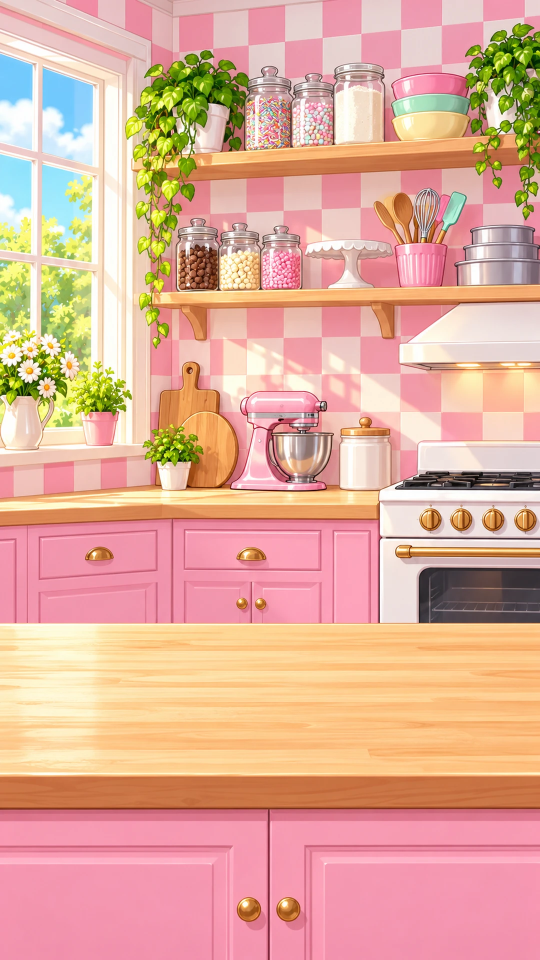
#> input picture art/cupcake/BG2-kitchen.webp, 1080 x 1920 px, found by its file name (shown at 1/2 size)
$ python -i film_template.py   (imports and definitions only)
#> lines starting #> are read from the running program, lines starting #| are printed output that depends on the picture; after the words box and inside, x2 and y2 are one past the last pixel; in counts of white or black regions, pixels touching at a corner belong together
"""Family film renderer + editable timeline (TEMPLATE, from a 77th-birthday "TV special" project).
Names are placeholders: STAR = the person being celebrated, PARTNER, KID, GRANDKIDS. Photo keys (p01, b03_12...) refer to
that project's files; replace the TIMELINE section with the new project's shots.

Film = cold open + song 1 (to its 2nd stop) + station break + song 2 (full) + song 1 (from its break) + tail.
Every shot is listed in TIMELINE below with its film start/end; edit there and re-render.

Usage:
  python3 -I film.py <scratch> stills t1 t2 ...        # write stills for checking
  python3 -I film.py <scratch> frames <start> <end> <out.mp4>   # render a range (video only)
  python3 -I film.py <scratch> info                     # print timeline + duration
"""
import sys, os, json, math, functools
import numpy as np, cv2
from PIL import Image, ImageDraw, ImageFont, ImageFilter, ImageOps, ImageEnhance

S = sys.argv[1]
W, H, FPS = 1920, 1080, 30
ART, FONTS = f"{S}/media/art", f"{S}/fonts"
# [3 lines not run here, left out]
# [1 line that did not run here, left out]
# [1 line that did not run here, left out]

NAVY, RED, GOLD, CREAM = (29, 42, 79), (163, 32, 42), (196, 154, 60), (240, 223, 185)
SLAB, OSW, OSW_R, VT = "roboto-slab-latin-700-normal.woff", "oswald-latin-700-normal.woff", "oswald-latin-400-normal.woff", "vt323-latin-400-normal.woff"

# ---------------------------------------------------------------- film clock
COLD = 5.4                     # cold open length; song 1 starts here
S1_CUT = 118.65                # song-1 time where part A ends (downbeat of bar 58, after the drum fill)
BUMP = 3.0                     # "we'll be right back" bumper
S2_LEN = 174.84
S2_AT = COLD + S1_CUT + BUMP   # film time song 2 starts
# [1 line that did not run here, left out]
S1B_AT = S2_AT + S2_LEN + 0.5  # film time part B starts
S1_END = 196.82
TAIL = 2.0
# [1 line that did not run here, left out]
def f1(s): return COLD + s if s <= S1_CUT + 1e-6 else S1B_AT + (s - S1B_FROM)
def f2(t): return S2_AT + t

def ease(x): x = min(max(x, 0.0), 1.0); return x * x * (3 - 2 * x)
def lerp(a, b, t): return a + (b - a) * t
def lerp_rect(a, b, t): return tuple(lerp(p, q, t) for p, q in zip(a, b))
def clamp(v, lo, hi): return max(lo, min(hi, v))

@functools.lru_cache(None)
def font(name, size): return ImageFont.truetype(f"{FONTS}/{name}", size)

# ---------------------------------------------------------------- assets
# [7 lines left out: function photo, not called in this run]

def boxes(key): return FB[key]["boxes"]

@functools.lru_cache(None)
def art(name, mode="RGB"):
#> called with name = '../../../../art/cupcake/BG2-kitchen.webp', mode = 'RGB'
    return Image.open(f"{ART}/{name}").convert(mode).resize((W, H), Image.LANCZOS)
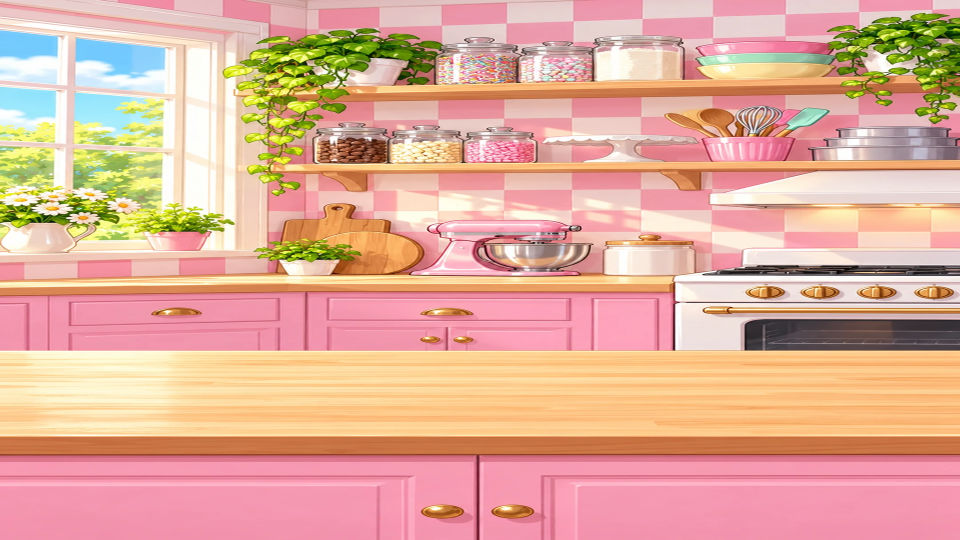
#> returned value: PIL image 1920x1080 RGB (shown at 1/2 size); mean R, G, B 225.1, 173.7, 154.1

@functools.lru_cache(None)
def holes(name, thresh=18, minarea=40000, region=None):
    """Blank screen/print areas of an art plate: list of (quad 4x2 TL,TR,BR,BL, mask float HxW, bbox)."""
    im = np.asarray(art(name)); g = cv2.cvtColor(im, cv2.COLOR_RGB2GRAY)
#> after `g = cv2.cvtColor(im, cv2.COLOR_RGB2GRAY)`:
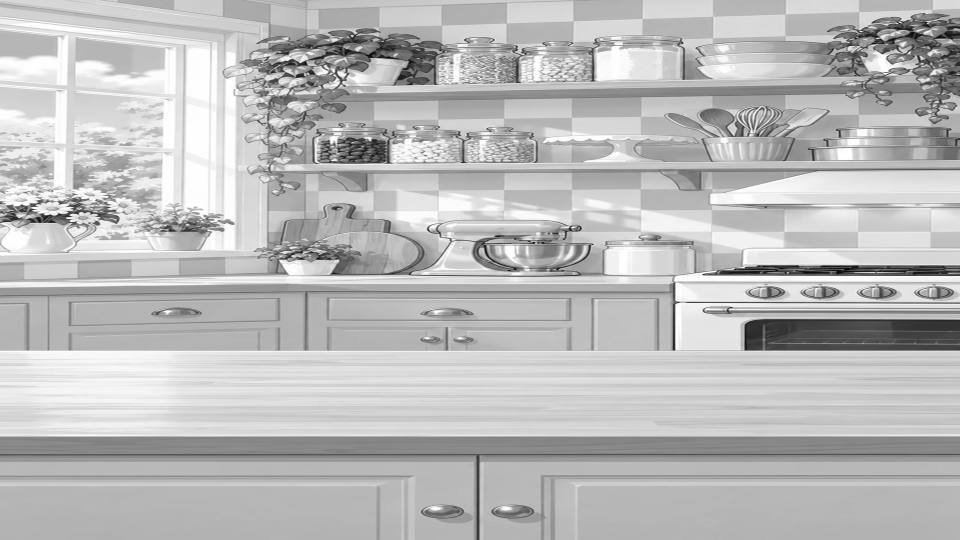
#> g: shape (1080, 1920) (shown at 1/2 size); min 1, max 255, mean 186.8
    m = (g < thresh).astype(np.uint8)
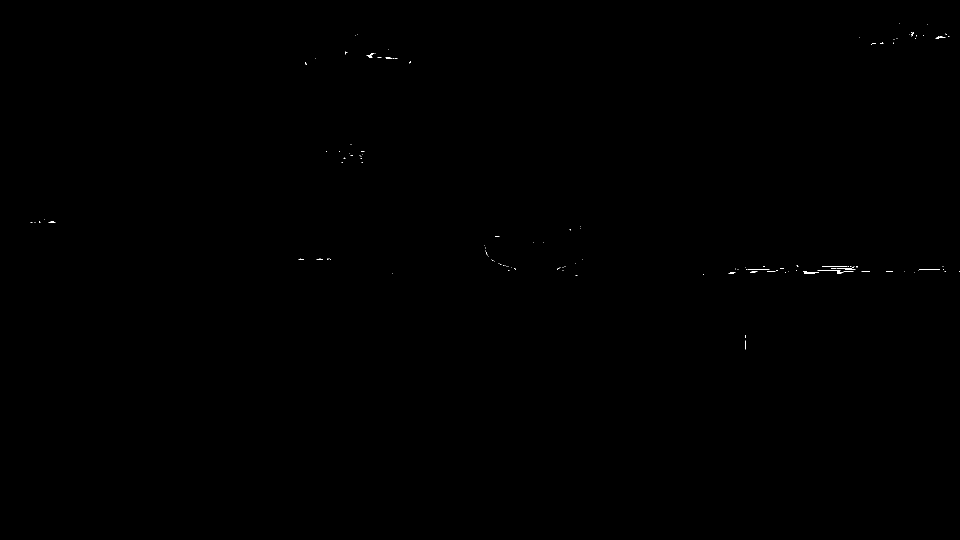
#> m: shape (1080, 1920) (shown at 1/2 size); values 0 (black) and 1 (white), 0.05% white in thin lines or dots, all inside (x1, y1, x2, y2) = (61, 46, 1920, 700)
    if region: x0, y0, x1, y1 = region; r = np.zeros_like(m); r[y0:y1, x0:x1] = 1; m *= r
    m = cv2.morphologyEx(m, cv2.MORPH_OPEN, np.ones((5, 5), np.uint8))
#> m: shape (1080, 1920); every value is 0
    n, lab, st, _ = cv2.connectedComponentsWithStats(m)
#> lab: shape (1080, 1920) int32; every value is 0
#> n = 1; st = [[0, 0, 1920, 1080, 2073600]]
    out = []
    for i in range(1, n):
        if st[i][4] < minarea: continue
        cnts, _ = cv2.findContours((lab == i).astype(np.uint8), cv2.RETR_EXTERNAL, cv2.CHAIN_APPROX_SIMPLE)
        hull = cv2.convexHull(max(cnts, key=cv2.contourArea))
        quad = None
        for eps in np.linspace(0.005, 0.08, 30):
            ap = cv2.approxPolyDP(hull, eps * cv2.arcLength(hull, True), True)
            if len(ap) == 4: quad = ap.reshape(4, 2).astype(np.float32); break
        if quad is None: quad = cv2.boxPoints(cv2.minAreaRect(hull)).astype(np.float32)
        s = quad.sum(1); d = np.diff(quad, axis=1).ravel()
        quad = np.array([quad[np.argmin(s)], quad[np.argmin(d)], quad[np.argmax(s)], quad[np.argmax(d)]], np.float32)
        mk = np.zeros((H, W), np.uint8); cv2.fillPoly(mk, [hull], 255)
        mk = cv2.dilate(mk, np.ones((5, 5), np.uint8)); mk = cv2.GaussianBlur(mk, (5, 5), 0)
        x, y, w, h = [int(v) for v in st[i][:4]]
        out.append((quad, mk.astype(np.float32) / 255.0, (x, y, w, h)))
#> after the loop, out = []
    return sorted(out, key=lambda r: (round(r[2][1] / 150), r[2][0]))

# ---------------------------------------------------------------- crops
# [26 lines left out: functions crop_rect, faces_center, auto_mode, not called in this run]

def extent(img, rect, size=(W, H), resample=Image.BICUBIC):
    x, y, w, h = rect
    return img.transform(size, Image.EXTENT, (x, y, x + w, y + h), resample)

# [120 lines left out: functions zoomed, fit_layers, render_photo, screen_content, quad_size, put_screen and 3 more, not called in this run]

def zoom_view(z, cx, cy):
    vw, vh = W / z, H / z
    return (clamp(cx - vw / 2, 0, W - vw), clamp(cy - vh / 2, 0, H - vh), vw, vh)

# ---------------------------------------------------------------- baked plates (text on art)
# [84 lines left out: functions slate, edit_bay_plate, wrap_plate, card_plate, vhs_plate, bumper_plate and 3 more, not called in this run]

# ---------------------------------------------------------------- overlays
LT = None
# [56 lines left out: functions lower_third, viewfinder, caption_strip, take_tag, pause_osd, title_overlay, not called in this run]

def flash(frame, k):
    if k <= 0: return frame
    return Image.blend(frame, Image.new("RGB", (W, H), (255, 255, 255)), min(1.0, k))

def u8(a): return Image.fromarray(np.clip(a, 0, 255).astype(np.uint8))

def fade(img, k): return Image.fromarray((np.asarray(img, np.float32) * k).astype(np.uint8))

# [20 lines left out: functions crt_off, vhs_glitch, not called in this run]

STRIPES = None
# [6 lines left out: function stripe_wipe, not called in this run]

# ---------------------------------------------------------------- shot types (fn(local_t, dur, abs_t) -> PIL)
def Photo(key, move="in", **kw):
    return lambda t, d, T: render_photo(key, t / d, move, **kw)

def Bars(): return lambda t, d, T: bars_img()
def Black(): return lambda t, d, T: Image.new("RGB", (W, H))
def Leader(n, start_frac=0.0): return lambda t, d, T: leader(n, start_frac + (1 - start_frac) * t / max(d, 1e-6))
def Card(fn, z0=1.0, z1=1.04, cx=W / 2, cy=H / 2):
    return lambda t, d, T: extent(fn(), zoom_view(lerp(z0, z1, ease(t / d)), cx, cy))

def Plate(name, screens=(), z0=1.0, z1=1.05, focus=None, base=None, hole_args=None, push=None):
    """screens: list of (hole_index, photo_key, on_at_seconds, style). push=(hole_index, t0, t1, key) pushes into a screen."""
    hs = holes(name, **(hole_args or {}))
#> hs = []
    fx, fy = focus if focus else (W / 2, H / 2)
    # [18 lines left out: function fn, not called in this run]
    return fn

# [9 lines left out: function Seq, not called in this run]

# ---------------------------------------------------------------- credits
CREDITS = [("THE STAR NAME", 84, GOLD), ("BIRTHDAY SPECIAL", 84, GOLD), ("", 40, CREAM),
           ("STARRING", 40, GOLD), ("STAR NAME", 70, CREAM), ("\"NICKNAME\"", 52, CREAM), ("", 40, CREAM),
           ("CO-STARRING", 40, GOLD), ("PARTNER", 70, CREAM), ("", 40, CREAM),
           ("FEATURING", 40, GOLD), ("KID", 70, CREAM), ("", 40, CREAM),
           ("THE GRANDKIDS", 40, GOLD), ("GRANDKID  •  GRANDKID  •  GRANDKID", 56, CREAM), ("GRANDKID  •  GRANDKID  •  GRANDKID", 56, CREAM), ("", 40, CREAM),
           ("CAMERA", 40, GOLD), ("THE FAMILY", 60, CREAM), ("", 40, CREAM),
           ("DIRECTOR", 40, GOLD), ("STAR NAME", 60, CREAM), ("77 YEARS EXPERIENCE", 40, CREAM), ("", 40, CREAM),
           ("NO PUMPKINS WERE HARMED", 40, CREAM), ("IN THE MAKING OF THIS SPECIAL", 40, CREAM)]

# [57 lines left out: functions credits_strip, Credits, ColdOpen, Clapper, not called in this run]

# ---------------------------------------------------------------- TIMELINE
# (film_start, film_end, shot_fn, crossfade_in_seconds)
T = []
SRC = {}
# [5 lines left out: function add, not called in this run]
O = []   # overlays: (film_start, film_end, fn(frame, local_t, dur, abs_t))
def ov(a, b, fn): O.append((a, b, fn))

def S1(n): return f1(D1[n])   # film time of song-1 bar n
def S2(n): return f2(D2[n])

# Cold open (no music)
# [3 lines not run here, left out]

# Song 1 part A. Line times marked by the user from the preview (song time): verse 1 at 18.6,
# "Camera on his shoulder" ~20-22.6, "count it down... three, two" at 35.6; chorus 1 = bar 19.
V1 = 18.6; CD1 = 35.6; CD2 = 116.3          # verse 1 start, countdowns (song time)
# Intro: ON AIR studio + title (title sits low, clear of the star's face), then the edit bay "chapters"
# [2 lines not run here, left out]
DESK = dict(region=(250, 50, 1650, 1000))
# [4 lines not run here, left out]
CR = [(i, k, 0.2 + 0.25 * i, "crt") for i, k in enumerate(["p06", "b01_06", "b02_07", "b03_05", "p07", "b02_02", "b06_07", "b03_16"])]
# [11 lines not run here, left out]
# [1 line that did not run here, left out]
# [7 lines not run here, left out]
# [1 line that did not run here, left out]
# [2 lines not run here, left out]
# Turnaround: take 1/2/3 gag (bars 35-36)
# [1 line that did not run here, left out]
# [7 lines not run here, left out]
# [1 line that did not run here, left out]
# [13 lines not run here, left out]

# Song 2: Hold the Frame (crossfades)
X = 0.9
# [29 lines not run here, left out]
# [2 lines that did not run here, left out]
# [6 lines not run here, left out]
# [1 line that did not run here, left out]
# [4 lines not run here, left out]
# [1 line that did not run here, left out]
# [3 lines not run here, left out]

# ---------------------------------------------------------------- frame assembly
# [13 lines left out: function frame_at, not called in this run]

# shots with crossfade start early by their crossfade length (outgoing shot stays under them)
# a crossfade of x seconds is centred on the cut: incoming starts x/2 early, outgoing runs x/2 late
# [1 line not run here, left out]
T2 = list(T)
# [5 lines not run here, left out]
T = T2

# [33 lines not run here, left out]

>>> result = Plate('../../../../art/cupcake/BG2-kitchen.webp')

$ run again, on art/cupcake/BG4-house-pink.webp
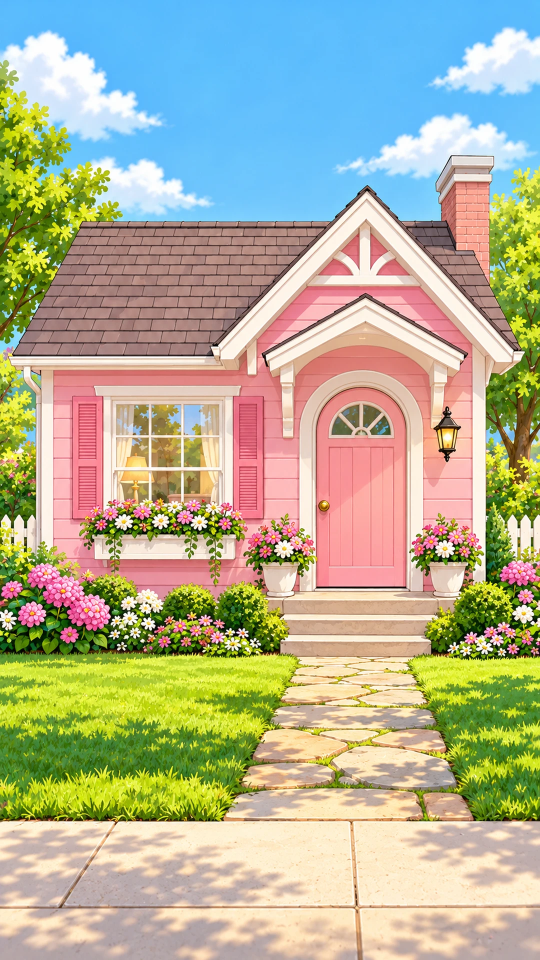
#> input picture art/cupcake/BG4-house-pink.webp, 1080 x 1920 px, found by its file name (shown at 1/2 size)
#> in holes, `g = cv2.cvtColor(im, cv2.COLOR_RGB2GRAY)`:
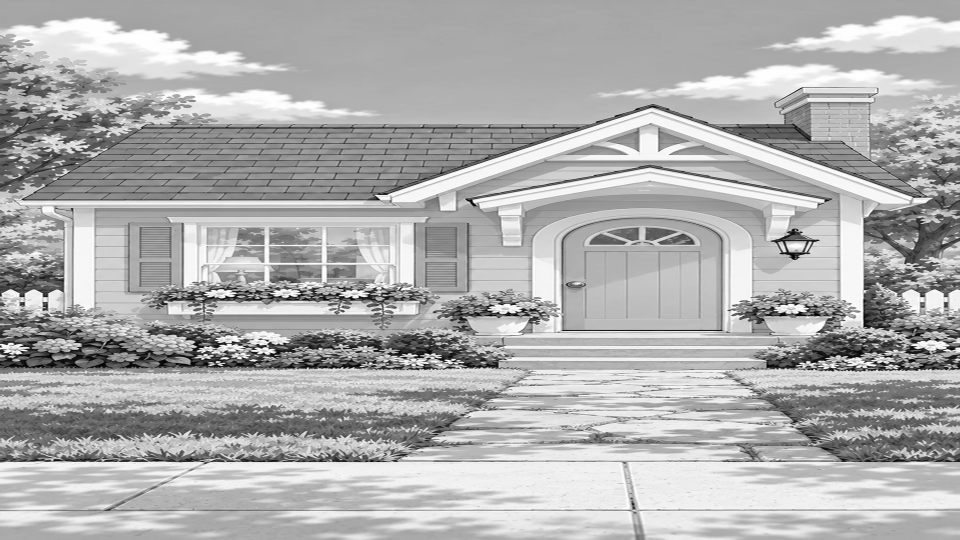
#> g: shape (1080, 1920) (shown at 1/2 size); min 0, max 255, mean 174.4
#> in holes, `m = (g < thresh).astype(np.uint8)`:
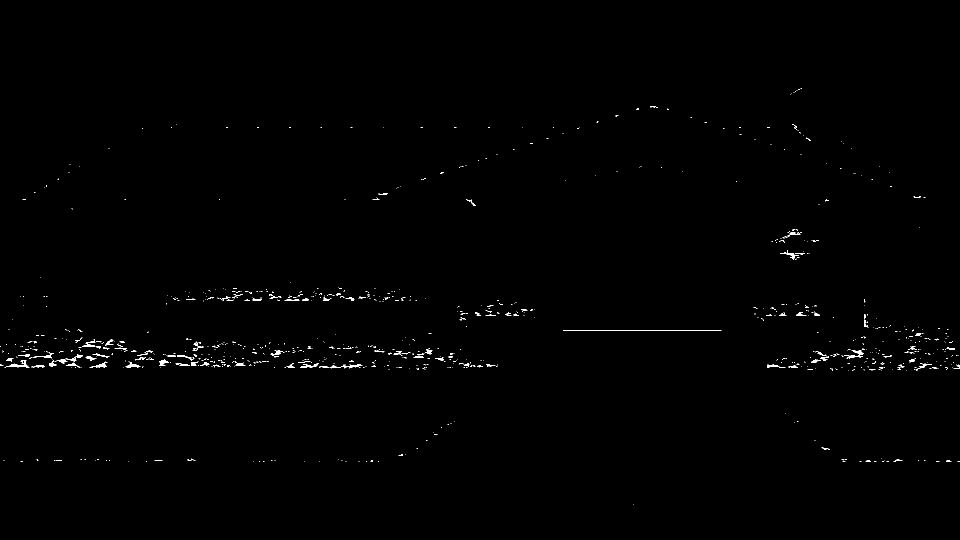
#> m: shape (1080, 1920) (shown at 1/2 size); values 0 (black) and 1 (white), 0.42% white in thin lines or dots, all inside (x1, y1, x2, y2) = (0, 176, 1920, 1010)
#> lab: shape (1080, 1920) int32; 15 distinct labels, from 0 to 14
#> n = 15; st = 15 rows, first 6: [0, 0, 1920, 1080, 2073051], [1596, 627, 5, 5, 25], [857, 701, 5, 5, 25], [1715, 701, 7, 7, 46], [154, 710, 8, 5, 40], [121, 719, 8, 6, 46]
#> after the loop in holes, `for i in range(1, n):`: out = []
